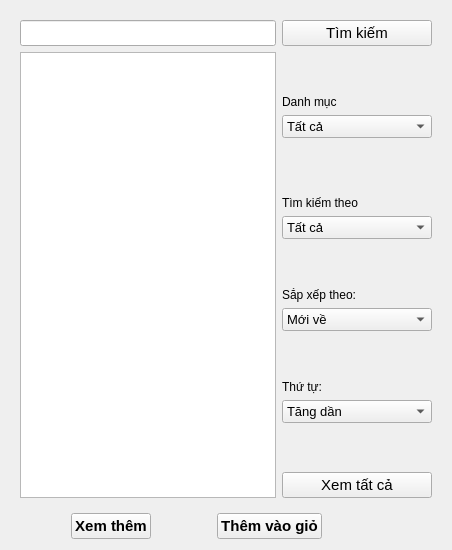
       <widget class="QWidget" name="tab">
        <attribute name="icon">
         <iconset resource="res.qrc">
          <normaloff>:/images/book.png</normaloff>:/images/book.png</iconset>
        </attribute>
        <attribute name="title">
         <string>Sách</string>
        </attribute>
        <layout class="QVBoxLayout" name="verticalLayout_3">
         <item>
          <layout class="QVBoxLayout" name="verticalLayout_2">
           <item>
            <widget class="QWidget" name="hoa" native="true">
             <property name="styleSheet">
              <string notr="true"/>
             </property>
             <layout class="QGridLayout" name="gridLayout">
              <item row="8" column="1">
               <spacer name="verticalSpacer_2">
                <property name="orientation">
                 <enum>Qt::Vertical</enum>
                </property>
                <property name="sizeHint" stdset="0">
                 <size>
                  <width>77</width>
                  <height>37</height>
                 </size>
                </property>
               </spacer>
              </item>
              <item row="1" column="1">
               <spacer name="verticalSpacer_3">
                <property name="orientation">
                 <enum>Qt::Vertical</enum>
                </property>
                <property name="sizeHint" stdset="0">
                 <size>
                  <width>77</width>
                  <height>37</height>
                 </size>
                </property>
               </spacer>
              </item>
              <item row="5" column="1">
               <spacer name="verticalSpacer_4">
                <property name="orientation">
                 <enum>Qt::Vertical</enum>
                </property>
                <property name="sizeHint" stdset="0">
                 <size>
                  <width>20</width>
                  <height>40</height>
                 </size>
                </property>
               </spacer>
              </item>
              <item row="0" column="1" colspan="3">
               <widget class="QPushButton" name="searchButton">
                <property name="font">
                 <font>
                  <pointsize>11</pointsize>
                  <weight>50</weight>
                  <bold>false</bold>
                 </font>
                </property>
                <property name="text">
                 <string>Tìm kiếm</string>
                </property>
                <property name="icon">
                 <iconset resource="res.qrc">
                  <normaloff>:/images/search.png</normaloff>:/images/search.png</iconset>
                </property>
                <property name="iconSize">
                 <size>
                  <width>24</width>
                  <height>24</height>
                 </size>
                </property>
               </widget>
              </item>
              <item row="2" column="1">
               <widget class="QLabel" name="label_7">
                <property name="font">
                 <font>
                  <pointsize>9</pointsize>
                  <weight>50</weight>
                  <bold>false</bold>
                 </font>
                </property>
                <property name="text">
                 <string>Danh mục</string>
                </property>
               </widget>
              </item>
              <item row="0" column="0">
               <widget class="QLineEdit" name="searchBox">
                <property name="font">
                 <font>
                  <pointsize>11</pointsize>
                  <weight>50</weight>
                  <bold>false</bold>
                 </font>
                </property>
                <property name="text">
                 <string/>
                </property>
               </widget>
              </item>
              <item row="6" column="1" colspan="3">
               <widget class="QLabel" name="label">
                <property name="font">
                 <font>
                  <pointsize>9</pointsize>
                  <weight>50</weight>
                  <bold>false</bold>
                 </font>
                </property>
                <property name="text">
                 <string>Tìm kiếm theo</string>
                </property>
               </widget>
              </item>
              <item row="7" column="1" colspan="3">
               <widget class="QComboBox" name="searchComboBox">
                <property name="font">
                 <font>
                  <pointsize>10</pointsize>
                  <weight>50</weight>
                  <bold>false</bold>
                 </font>
                </property>
                <item>
                 <property name="text">
                  <string>Tất cả</string>
                 </property>
                </item>
                <item>
                 <property name="text">
                  <string>Mã sách</string>
                 </property>
                </item>
                <item>
                 <property name="text">
                  <string>Tên sách</string>
                 </property>
                </item>
                <item>
                 <property name="text">
                  <string>Chủ đề</string>
                 </property>
                </item>
                <item>
                 <property name="text">
                  <string>Tên tác giả</string>
                 </property>
                </item>
                <item>
                 <property name="text">
                  <string>Nhà xuất bản</string>
                 </property>
                </item>
                <item>
                 <property name="text">
                  <string>Năm xuất bản</string>
                 </property>
                </item>
                <item>
                 <property name="text">
                  <string>Số sách đã mượn</string>
                 </property>
                </item>
                <item>
                 <property name="text">
                  <string>Tóm tắt nội dung</string>
                 </property>
                </item>
               </widget>
              </item>
              <item row="9" column="1">
               <widget class="QLabel" name="label_6">
                <property name="font">
                 <font>
                  <pointsize>9</pointsize>
                  <weight>50</weight>
                  <bold>false</bold>
                 </font>
                </property>
                <property name="text">
                 <string>Sắp xếp theo:</string>
                </property>
               </widget>
              </item>
              <item row="13" column="1" colspan="3">
               <widget class="QComboBox" name="sortModeComboBox">
                <property name="font">
                 <font>
                  <pointsize>10</pointsize>
                  <weight>50</weight>
                  <bold>false</bold>
                 </font>
                </property>
                <item>
                 <property name="text">
                  <string>Tăng dần</string>
                 </property>
                </item>
                <item>
                 <property name="text">
                  <string>Giảm dần</string>
                 </property>
                </item>
               </widget>
              </item>
              <item row="15" column="1" colspan="3">
               <widget class="QPushButton" name="viewAllButton">
                <property name="font">
                 <font>
                  <pointsize>11</pointsize>
                  <weight>50</weight>
                  <bold>false</bold>
                 </font>
                </property>
                <property name="text">
                 <string>Xem tất cả</string>
                </property>
               </widget>
              </item>
              <item row="11" column="1">
               <spacer name="verticalSpacer_7">
                <property name="orientation">
                 <enum>Qt::Vertical</enum>
                </property>
                <property name="sizeHint" stdset="0">
                 <size>
                  <width>77</width>
                  <height>37</height>
                 </size>
                </property>
               </spacer>
              </item>
              <item row="10" column="1" colspan="3">
               <widget class="QComboBox" name="sortComboBox">
                <property name="font">
                 <font>
                  <pointsize>10</pointsize>
                  <weight>50</weight>
                  <bold>false</bold>
                 </font>
                </property>
                <item>
                 <property name="text">
                  <string>Mới về</string>
                 </property>
                </item>
                <item>
                 <property name="text">
                  <string>Mã sách</string>
                 </property>
                </item>
                <item>
                 <property name="text">
                  <string>Tên sách</string>
                 </property>
                </item>
                <item>
                 <property name="text">
                  <string>Loại sách</string>
                 </property>
                </item>
                <item>
                 <property name="text">
                  <string>Tên tác giả</string>
                 </property>
                </item>
                <item>
                 <property name="text">
                  <string>Nhà xuất bản</string>
                 </property>
                </item>
                <item>
                 <property name="text">
                  <string>Năm xuất bản</string>
                 </property>
                </item>
                <item>
                 <property name="text">
                  <string>Số sách đã mượn</string>
                 </property>
                </item>
               </widget>
              </item>
              <item row="12" column="1">
               <widget class="QLabel" name="label_9">
                <property name="font">
                 <font>
                  <pointsize>9</pointsize>
                  <weight>50</weight>
                  <bold>false</bold>
                 </font>
                </property>
                <property name="text">
                 <string>Thứ tự:</string>
                </property>
               </widget>
              </item>
              <item row="14" column="1" colspan="2">
               <spacer name="verticalSpacer">
                <property name="orientation">
                 <enum>Qt::Vertical</enum>
                </property>
                <property name="sizeHint" stdset="0">
                 <size>
                  <width>121</width>
                  <height>37</height>
                 </size>
                </property>
               </spacer>
              </item>
              <item row="3" column="1" colspan="3">
               <widget class="QComboBox" name="typeComboBox">
                <property name="font">
                 <font>
                  <pointsize>10</pointsize>
                  <weight>50</weight>
                  <bold>false</bold>
                 </font>
                </property>
                <item>
                 <property name="text">
                  <string>Tất cả</string>
                 </property>
                </item>
                <item>
                 <property name="text">
                  <string>Sách</string>
                 </property>
                </item>
                <item>
                 <property name="text">
                  <string>Tạp chí</string>
                 </property>
                </item>
                <item>
                 <property name="text">
                  <string>Luận án tiến sĩ</string>
                 </property>
                </item>
                <item>
                 <property name="text">
                  <string>Luận văn thạc sĩ</string>
                 </property>
                </item>
                <item>
                 <property name="text">
                  <string>Tiêu chuẩn kỹ thuật</string>
                 </property>
                </item>
                <item>
                 <property name="text">
                  <string>Báo cáo khoa học</string>
                 </property>
                </item>
               </widget>
              </item>
              <item row="1" column="0" rowspan="15">
               <widget class="QTableView" name="bookTableView">
                <property name="toolTipDuration">
                 <number>-1</number>
                </property>
                <property name="editTriggers">
                 <set>QAbstractItemView::AllEditTriggers</set>
                </property>
               </widget>
              </item>
             </layout>
            </widget>
           </item>
           <item>
            <layout class="QHBoxLayout" name="horizontalLayout">
             <item>
              <spacer name="horizontalSpacer">
               <property name="orientation">
                <enum>Qt::Horizontal</enum>
               </property>
               <property name="sizeHint" stdset="0">
                <size>
                 <width>40</width>
                 <height>20</height>
                </size>
               </property>
              </spacer>
             </item>
             <item>
              <widget class="QPushButton" name="viewMoreButton">
               <property name="sizePolicy">
                <sizepolicy hsizetype="Expanding" vsizetype="Fixed">
                 <horstretch>0</horstretch>
                 <verstretch>0</verstretch>
                </sizepolicy>
               </property>
               <property name="maximumSize">
                <size>
                 <width>16777215</width>
                 <height>16777208</height>
                </size>
               </property>
               <property name="font">
                <font>
                 <pointsize>11</pointsize>
                 <weight>75</weight>
                 <bold>true</bold>
                </font>
               </property>
               <property name="text">
                <string>Xem thêm</string>
               </property>
               <property name="icon">
                <iconset resource="res.qrc">
                 <normaloff>:/images/more.png</normaloff>:/images/more.png</iconset>
               </property>
               <property name="iconSize">
                <size>
                 <width>32</width>
                 <height>32</height>
                </size>
               </property>
              </widget>
             </item>
             <item>
              <spacer name="horizontalSpacer_2">
               <property name="orientation">
                <enum>Qt::Horizontal</enum>
               </property>
               <property name="sizeHint" stdset="0">
                <size>
                 <width>40</width>
                 <height>20</height>
                </size>
               </property>
              </spacer>
             </item>
             <item>
              <widget class="QPushButton" name="borrowButton">
               <property name="sizePolicy">
                <sizepolicy hsizetype="Expanding" vsizetype="Fixed">
                 <horstretch>0</horstretch>
                 <verstretch>0</verstretch>
                </sizepolicy>
               </property>
               <property name="font">
                <font>
                 <pointsize>11</pointsize>
                 <weight>75</weight>
                 <bold>true</bold>
                </font>
               </property>
               <property name="text">
                <string>Thêm vào giỏ</string>
               </property>
               <property name="icon">
                <iconset resource="res.qrc">
                 <normaloff>:/images/returnBook.png</normaloff>:/images/returnBook.png</iconset>
               </property>
               <property name="iconSize">
                <size>
                 <width>32</width>
                 <height>32</height>
                </size>
               </property>
              </widget>
             </item>
             <item>
              <spacer name="horizontalSpacer_3">
               <property name="orientation">
                <enum>Qt::Horizontal</enum>
               </property>
               <property name="sizeHint" stdset="0">
                <size>
                 <width>40</width>
                 <height>20</height>
                </size>
               </property>
              </spacer>
             </item>
             <item>
              <spacer name="horizontalSpacer_4">
               <property name="orientation">
                <enum>Qt::Horizontal</enum>
               </property>
               <property name="sizeHint" stdset="0">
                <size>
                 <width>40</width>
                 <height>20</height>
                </size>
               </property>
              </spacer>
             </item>
            </layout>
           </item>
          </layout>
         </item>
        </layout>
       </widget>
